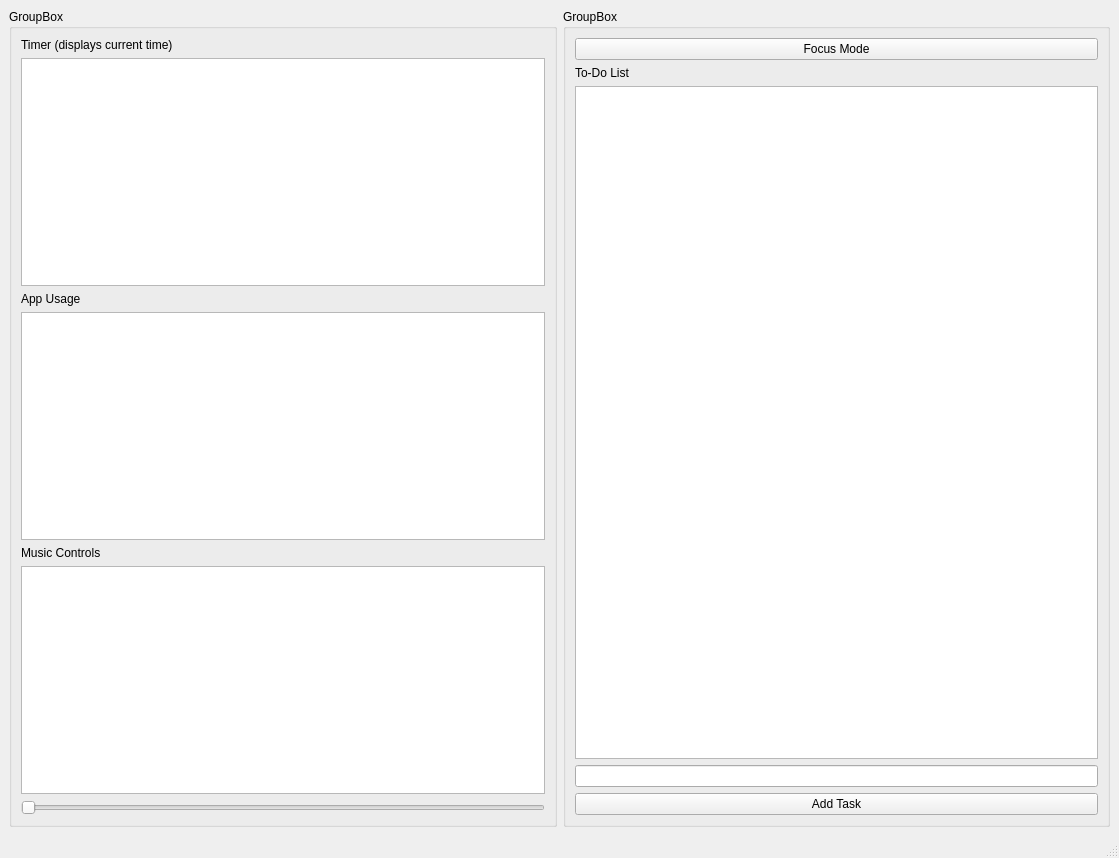
<?xml version="1.0" encoding="UTF-8"?>
<ui version="4.0">
 <class>MainWindow</class>
 <widget class="QMainWindow" name="MainWindow">
  <property name="geometry">
   <rect>
    <x>0</x>
    <y>0</y>
    <width>1119</width>
    <height>858</height>
   </rect>
  </property>
  <property name="windowTitle">
   <string>MainWindow</string>
  </property>
  <widget class="QWidget" name="centralwidget">
   <layout class="QHBoxLayout" name="horizontalLayout_10">
    <item>
     <layout class="QHBoxLayout" name="horizontalLayout_7">
      <item>
       <layout class="QHBoxLayout" name="horizontalLayout_8">
        <item>
         <layout class="QVBoxLayout" name="verticalLayout">
          <item>
           <layout class="QHBoxLayout" name="horizontalLayout_11"/>
          </item>
          <item>
           <widget class="QGroupBox" name="groupBox_2">
            <property name="title">
             <string>GroupBox</string>
            </property>
            <layout class="QVBoxLayout" name="verticalLayout_5">
             <item>
              <widget class="QLabel" name="label_2">
               <property name="text">
                <string>Timer (displays current time)</string>
               </property>
              </widget>
             </item>
             <item>
              <widget class="QTextEdit" name="timeLabel"/>
             </item>
             <item>
              <widget class="QLabel" name="label">
               <property name="text">
                <string>App Usage</string>
               </property>
              </widget>
             </item>
             <item>
              <widget class="QTextEdit" name="appUsage"/>
             </item>
             <item>
              <widget class="QLabel" name="label_3">
               <property name="text">
                <string>Music Controls</string>
               </property>
              </widget>
             </item>
             <item>
              <widget class="QTextEdit" name="music">
               <property name="html">
                <string>&lt;!DOCTYPE HTML PUBLIC &quot;-//W3C//DTD HTML 4.0//EN&quot; &quot;http://www.w3.org/TR/REC-html40/strict.dtd&quot;&gt;
&lt;html&gt;&lt;head&gt;&lt;meta name=&quot;qrichtext&quot; content=&quot;1&quot; /&gt;&lt;style type=&quot;text/css&quot;&gt;
p, li { white-space: pre-wrap; }
&lt;/style&gt;&lt;/head&gt;&lt;body style=&quot; font-family:'MS Shell Dlg 2'; font-size:7.8pt; font-weight:400; font-style:normal;&quot;&gt;
&lt;p style=&quot;-qt-paragraph-type:empty; margin-top:0px; margin-bottom:0px; margin-left:0px; margin-right:0px; -qt-block-indent:0; text-indent:0px;&quot;&gt;&lt;br /&gt;&lt;/p&gt;&lt;/body&gt;&lt;/html&gt;</string>
               </property>
              </widget>
             </item>
             <item>
              <widget class="QSlider" name="volumeControl">
               <property name="orientation">
                <enum>Qt::Horizontal</enum>
               </property>
              </widget>
             </item>
            </layout>
           </widget>
          </item>
         </layout>
        </item>
       </layout>
      </item>
      <item>
       <widget class="QGroupBox" name="groupBox">
        <property name="title">
         <string>GroupBox</string>
        </property>
        <layout class="QVBoxLayout" name="verticalLayout_4">
         <item>
          <widget class="QPushButton" name="focusMode">
           <property name="text">
            <string>Focus Mode</string>
           </property>
          </widget>
         </item>
         <item>
          <widget class="QLabel" name="label_4">
           <property name="text">
            <string>To-Do List</string>
           </property>
          </widget>
         </item>
         <item>
          <widget class="QListWidget" name="taskList"/>
         </item>
         <item>
          <widget class="QLineEdit" name="taskInput"/>
         </item>
         <item>
          <widget class="QPushButton" name="addTaskButton">
           <property name="text">
            <string>Add Task</string>
           </property>
          </widget>
         </item>
        </layout>
       </widget>
      </item>
      <item>
       <layout class="QHBoxLayout" name="horizontalLayout_12"/>
      </item>
     </layout>
    </item>
   </layout>
  </widget>
  <widget class="QMenuBar" name="menubar">
   <property name="geometry">
    <rect>
     <x>0</x>
     <y>0</y>
     <width>1119</width>
     <height>26</height>
    </rect>
   </property>
  </widget>
  <widget class="QStatusBar" name="statusbar"/>
 </widget>
 <resources/>
 <connections/>
</ui>
